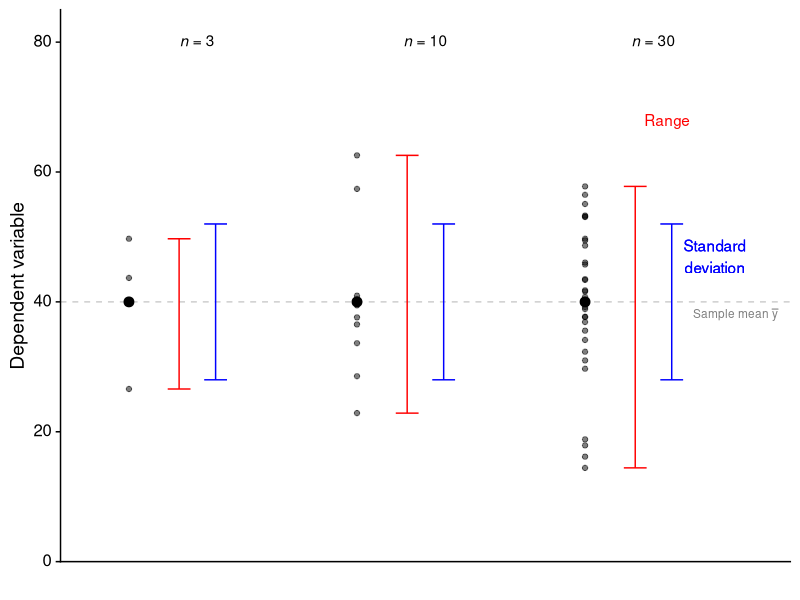

R code for this plot: (Note: this script raises an error after producing the figure.)
## ---- chunk 1
knitr::opts_chunk$set(message = FALSE, warning = FALSE, echo = FALSE)
## ---- chunk 2
library(tidyverse)
library(here)
library(readxl)
library(cowplot)
library(ggfortify)
library(ggtext)
library(glue)
## ---- chunk 3
set.seed=5678
#empirical=T forces mean and sd to be exact
s3 <- MASS::mvrnorm(n=3, mu=40, Sigma=12^2, empirical=T)
s10 <- MASS::mvrnorm(n=10, mu=40, Sigma=12^2, empirical=T)
s30 <- MASS::mvrnorm(n=30, mu=40, Sigma=12^2, empirical=T)

df<-tibble(s=c(rep("s3",3),rep("s10",10),rep("s30",30)),
           values=c(s3,s10,s30)) %>%
  mutate(s=factor(s,levels=c("s3","s10","s30")))

df_summary <- df %>%
  summarise(n=n(), mean.s = mean(values), sd.s = sd(values), min.s=min(values), max.s = max(values), .by=s) %>%
  mutate(label_text = glue("*n* = {n}")) 
## ---- chunk 4
df_summary %>%
  ggplot(aes(x = s,y = mean.s)) +
  geom_point(data=df, aes(x=s,y=values),position=position_nudge(-0.3),alpha=0.5) + # plot the whole data sets
  geom_hline(yintercept=40, linetype="dashed", linewidth=0.5, colour="gray80") + # draw a horizontal line at the mean
  geom_point(size=3,position=position_nudge(-0.3)) + # plot the mean
  # geom_point(size=3,position=position_nudge(0.08),colour="blue") +
  geom_errorbar(aes(ymin = mean.s-sd.s, ymax = mean.s + sd.s), width=0.1,position=position_nudge(0.08),colour="blue") +
  geom_errorbar(aes(ymin = min.s, ymax = max.s), width=0.1, position=position_nudge(-0.08),colour="red") +
  geom_richtext(aes(label=label_text),nudge_y=40, fill = NA, label.colour = NA) +
  annotate(geom="text",x=3.27, y=47,label="Standard\ndeviation",colour="blue") +
  annotate(geom="text",x=3.06, y=68,label="Range",colour="red") + 
  annotate(geom="text",x=3.27, y=47,label="Standard\ndeviation",colour="blue") +
  annotate(geom="text",x=3.36, y=38,label="Sample~mean~bar(y)",size=3,colour="grey50",parse=TRUE) +
  labs(x = "",
       y = "Dependent variable") +
  scale_y_continuous(limits=c(0,85),expand=c(0,0)) +
  coord_cartesian(clip = "off") +
  theme_cowplot() +
  theme(axis.text.x=element_blank(),axis.ticks.x=element_blank()) +
  theme(axis.text.y = element_markdown())
## ---- chunk 5
# set.seed(876543212)
alpha<-0.05

mean.pop<-40
sd.pop<-12
n<-10
trials<-20

# uncomment to generate new data
# ys <- matrix(rnorm(n*trials,mean=mean.pop,sd=sd.pop),ncol=trials)
# sample_means<-colMeans(ys)
# sds <- sapply(data.frame(ys),sd)

estimators <- tibble(xs=1:trials,ys=sample_means,sds=sds) %>%
  mutate(margins_of_error = abs(qt(alpha/2,df=n-1))*sds/sqrt(n),
         lowers = ys - margins_of_error,
         uppers = ys + margins_of_error,
         colours = ifelse((lowers>mean.pop | uppers < mean.pop),"outside","inside"),
         linewidths = ifelse((lowers > mean.pop | uppers < mean.pop),"thick","thin"),
         fills = ifelse((lowers > mean.pop | uppers < mean.pop),"hollow","filled"))


estimators %>%
  ggplot(aes(x=xs,y=ys,colour=colours,size=linewidths)) +
  geom_hline(yintercept=mean.pop,linetype="dashed",linewidth=0.3,colour="gray80") +
  geom_point(size=2) +
  # geom_linerange(aes(ymin = lowers, ymax = uppers)) +  
  geom_errorbar(aes(ymin=ys-margins_of_error,ymax=ys+margins_of_error),width=0.3) +
  scale_colour_manual(values=c(inside="gray20",outside="red")) +
  scale_size_manual(values=c(thick=.5,thin=.3)) +
  scale_shape_manual(values=c(hollow = 1, filled = 19)) +
  labs(x = "Repeats of the whole study",
       y = "Dependent variable") +
  scale_y_continuous(limits=c(0,70)) +
                     # breaks=seq(-3,3),
                     # labels=expression(mu-3*sigma,mu-2*sigma,mu-sigma,mu,mu+sigma,mu+2*sigma,mu+3*sigma)) +
  theme_cowplot() +
  # theme_no_y() +
  theme(legend.position="none")
  # theme(axis.title.y=element_blank())
## ---- chunk 6


df_summary %>%
  ggplot(aes(x = s,y = mean.s)) +
  # geom_col(fill="gray90",colour="gray50",width=0.5)+
  geom_point(data=df, aes(x=s,y=values),position=position_nudge(-0.3),alpha=0.5) + # plot the whole data sets
  geom_hline(yintercept=40, linetype="dashed", linewidth=0.5, colour="gray80") + # draw a horizontal line at the mean
  geom_point(size=3,position=position_nudge(-0.3)) + # plot the mean
  # geom_point(size=3,position=position_nudge(0.08),colour="blue") +
  geom_errorbar(aes(ymin = mean.s-sd.s, ymax = mean.s + sd.s), width=0.1,position=position_nudge(0.08),colour="blue") +
  geom_errorbar(aes(ymin = min.s, ymax = max.s), width=0.1, position=position_nudge(-0.08),colour="red") +
  geom_richtext(aes(label=label_text),nudge_y=40, fill = NA, label.colour = NA) +
  annotate(geom="text",x=3.27, y=47,label="Standard\ndeviation",colour="blue") +
  annotate(geom="text",x=3.06, y=68,label="Range",colour="red") + 
  annotate(geom="text",x=3.27, y=47,label="Standard\ndeviation",colour="blue") +
  annotate(geom="text",x=3.36, y=38,label="Sample~mean~bar(y)",size=3,colour="grey50",parse=TRUE) +
  labs(x = "",
       y = "Dependent variable") +
  scale_y_continuous(limits=c(0,85),expand=c(0,0)) +
  coord_cartesian(clip = "off") +
  # facet_wrap(~s) +
  theme_cowplot() +
  theme(axis.text.x=element_blank(),axis.ticks.x=element_blank()) +
  theme(axis.text.y = element_markdown())
## ---- chunk 7
dm<-matrix(c(90,21,93,72,17,107),nrow=2)
dm
## ---- chunk 8
chisq.test(dm)
